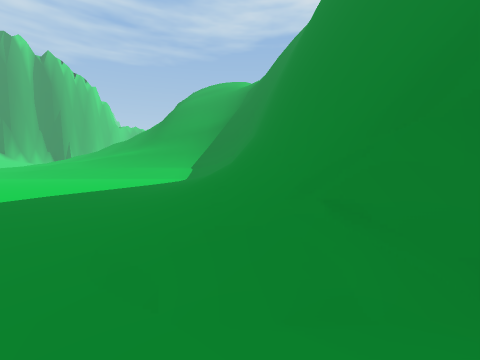
View 1 (above)

19 first-person views from a walk through a scene from a Unity 3-D project. The camera is 1.5 m above the floor, tilts 4° down and sees 90° across. The floor is counted in squares, 2 m on a side. Each view is taken from the middle of a square. On the plan, view 1 faces up. The plan holds only what a view shows up to about 9 squares ahead; the rest is blank. The place goes on beyond the plan. The player character is not drawn.

View 2
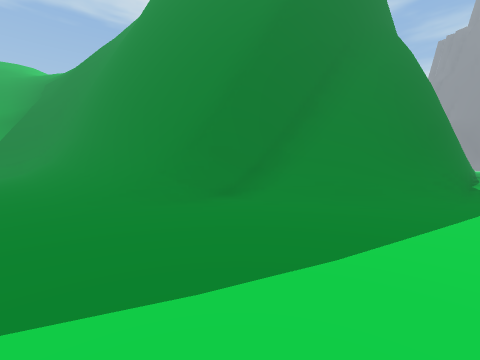

View 3
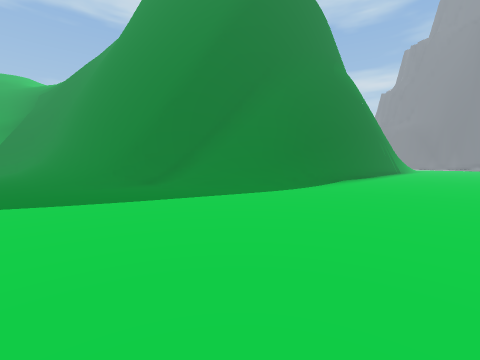

View 4
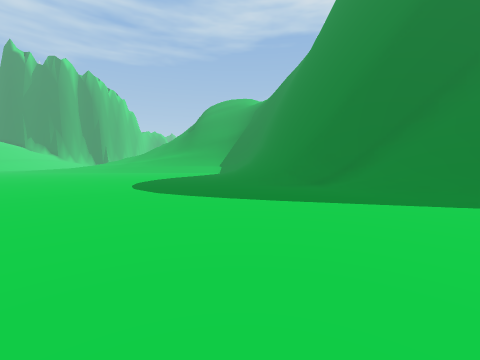

View 5
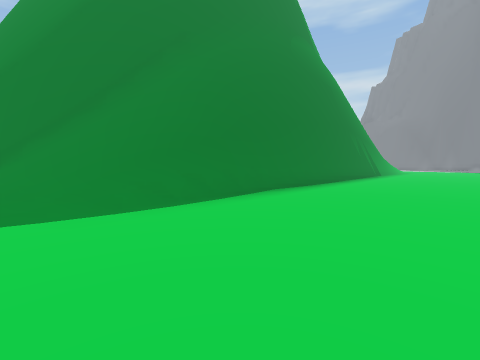

View 6
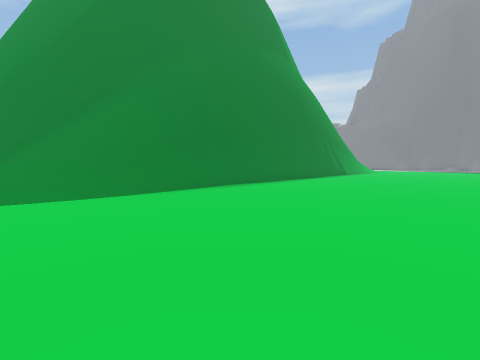

View 7
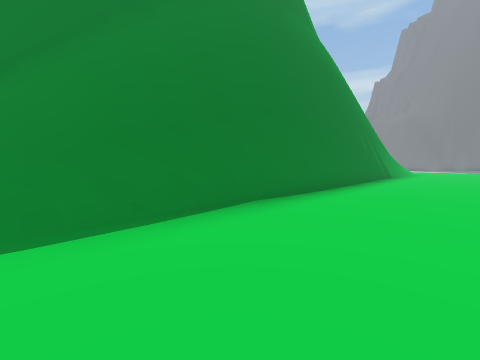

View 8
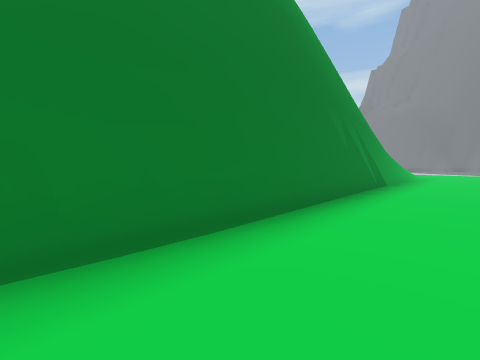

View 9
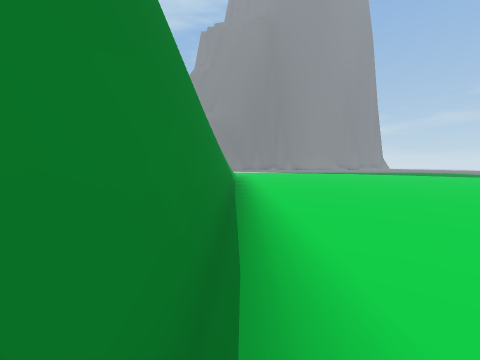

View 10
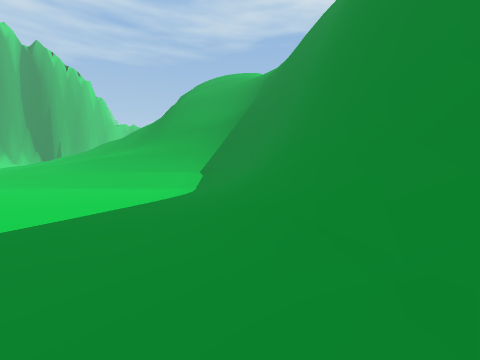

View 11
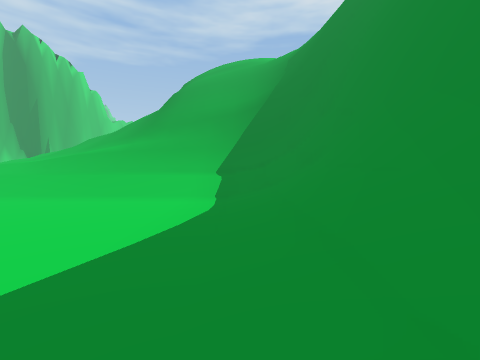

View 12
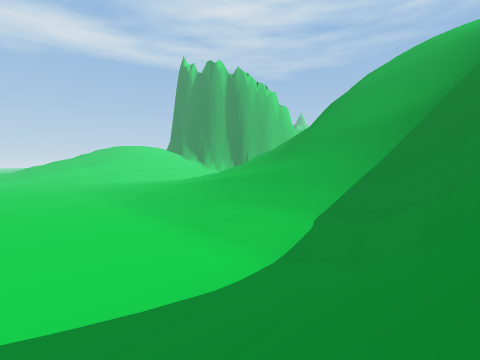

View 13
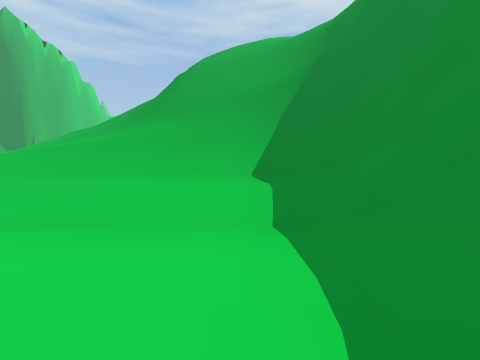

View 14
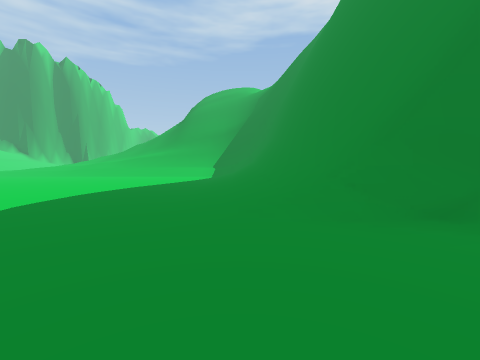

View 15
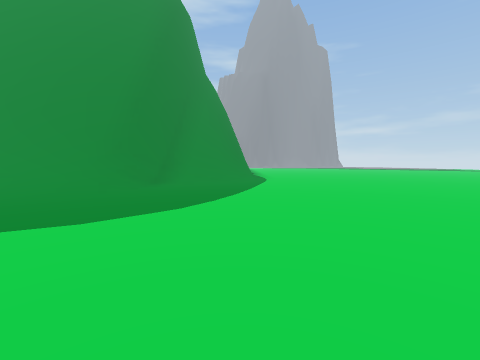

View 16
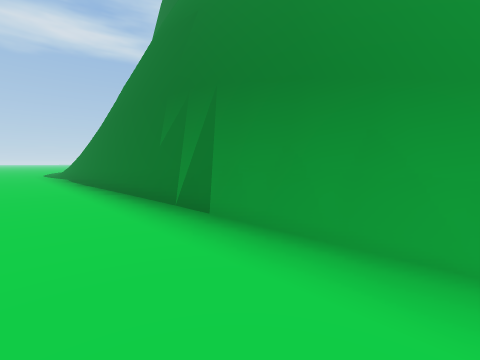

View 17
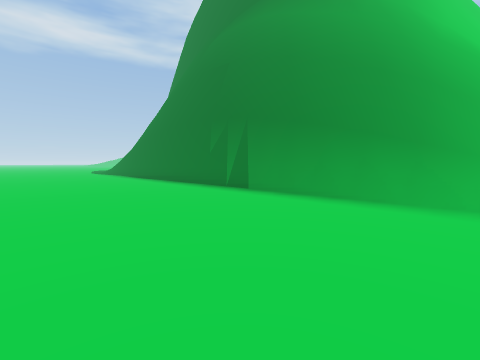

View 18
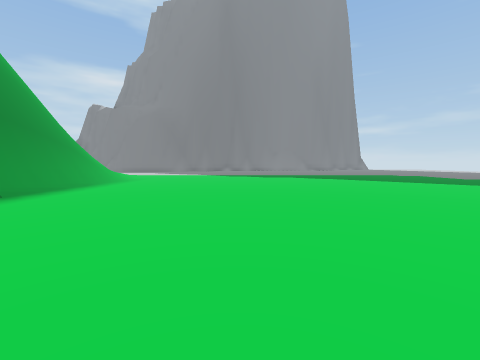

View 19
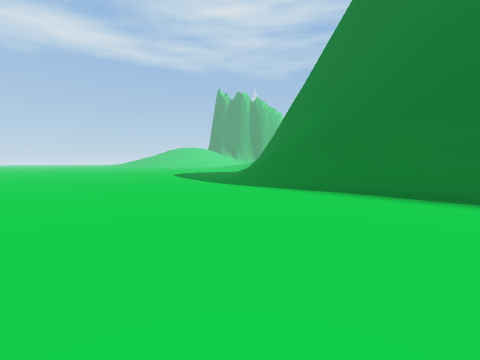

### Floor plan
Key: @ floor where view 1 was taken; # wall or solid block; . main floor; : floor 0.75 m higher than the main floor; / step, stairs or slope; = window, fence, low wall or low ledge.
Columns run from 7 left of view 1 to 24 right of it. Each row starts with its distance up from view 1.
 20       //
 19      //=
 18 ///////##
 17 ///////##
 16 /////####
 15 ///////#
 14 ///////#
 13 ::::://#
 12 ///////#
 11 ....../#
 10 ....../#
  9 ....../##
  8 ......//#
  7 ......//#
  6 ......//#
  5 ......//#
  4 ......./##
  3  ....../=#
  2 ......./###
  1 .........####
  0 .......@.///##
 -1 ..........///##
 -2 ...........//########   ########
 -3  ...............................
 -4  ...............................
 -5    .............................
 -6     ............................
 -7      ...........................
 -8       ..........................
 -9       .........................

Positions as (right, up) in squares from view 1, and headings:
1: (0, 0), facing up
2: (-2, -3), facing up-right
3: (-2, -7), facing up-right
4: (-1, -7), facing up
5: (3, -7), facing up-right
6: (3, -9), facing up-right
7: (5, -6), facing up-right
8: (10, -5), facing up-right
9: (10, -3), facing right
10: (-1, 3), facing up
11: (-2, 6), facing up
12: (0, 8), facing up-left
13: (-3, 9), facing up
14: (-1, -2), facing up
15: (-7, -2), facing right
16: (22, -5), facing up-left
17: (24, -8), facing up-left
18: (14, -8), facing right
19: (11, -9), facing up-left
